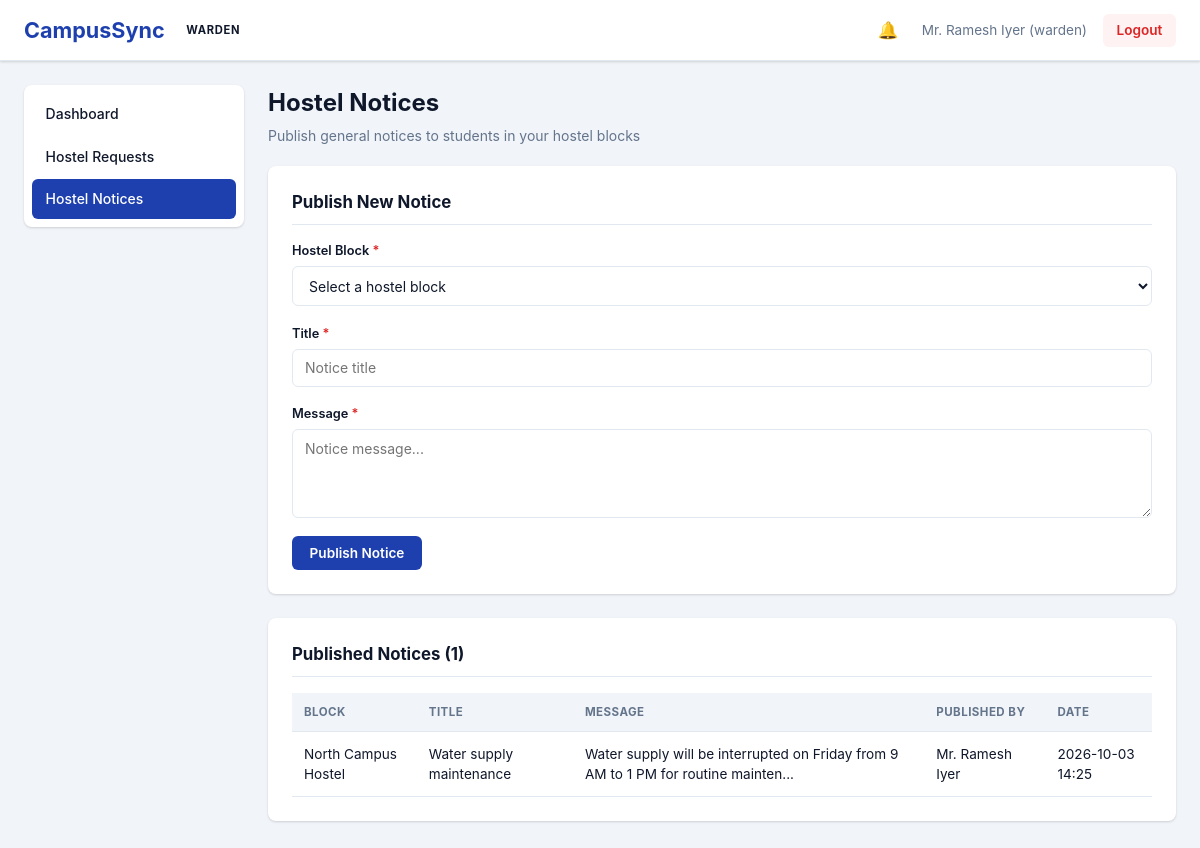
The page /warden/notices (signed in) on the database as committed earlier.
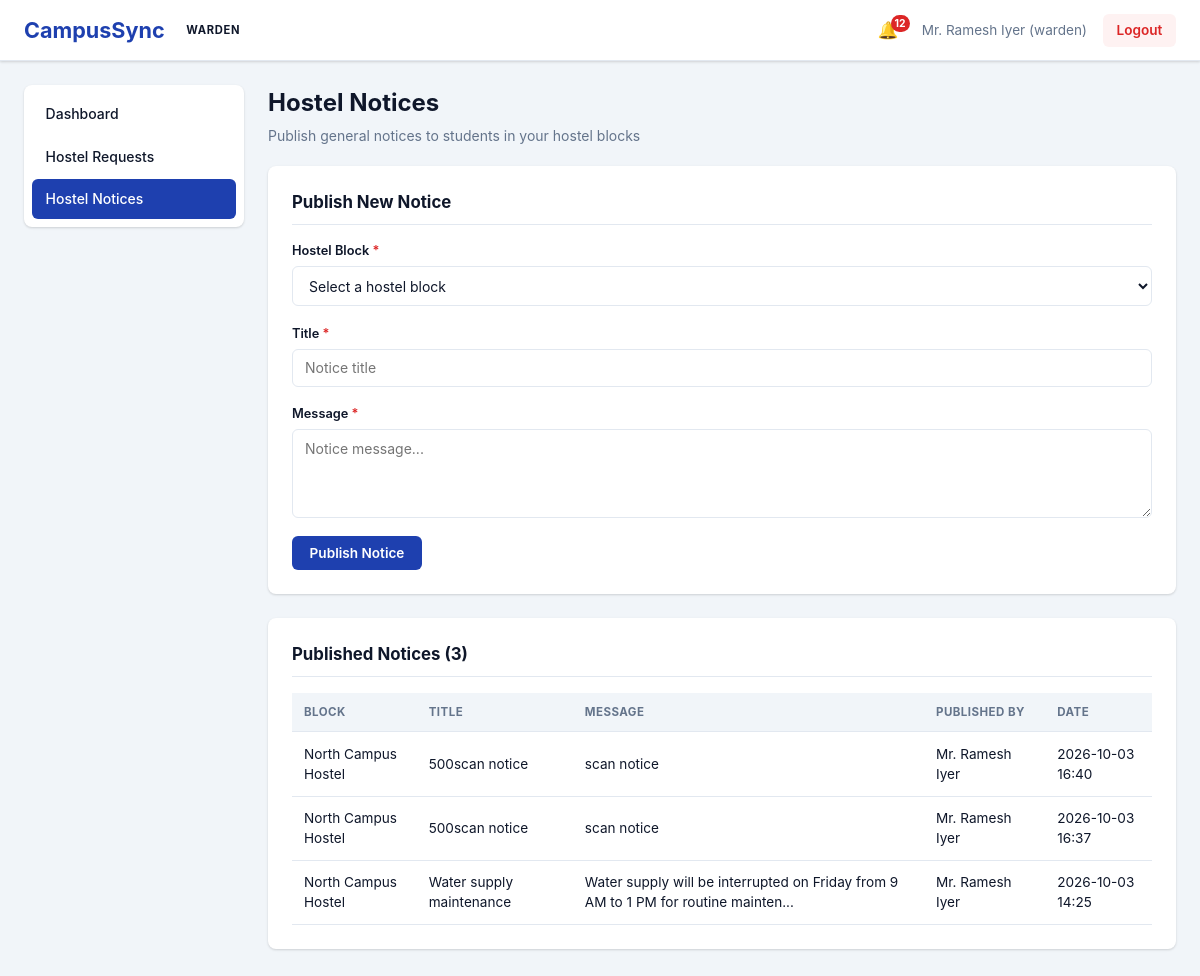
The same page on the database as committed later.
### models.py (models this page shows, shortened)
class HostelNotice(db.Model):
    __tablename__ = 'hostel_notices'
    id = db.Column(db.Integer, primary_key=True)
    hostel_block_id = db.Column(db.Integer, db.ForeignKey('hostel_blocks.id'), nullable=False)
    title = db.Column(db.String(200), nullable=False)
    message = db.Column(db.Text, nullable=False)
    created_by_id = db.Column(db.Integer, db.ForeignKey('users.id'), nullable=True)
    created_at = db.Column(db.DateTime, default=datetime.utcnow)
    block = db.relationship('HostelBlock', lazy=True)
    created_by = db.relationship('User', lazy=True)

class HostelBlock(db.Model):
    __tablename__ = 'hostel_blocks'
    id = db.Column(db.Integer, primary_key=True)
    name = db.Column(db.String(100), unique=True, nullable=False)
    code = db.Column(db.String(20), unique=True)
    warden_id = db.Column(db.Integer, db.ForeignKey('users.id'), nullable=True)
    total_rooms = db.Column(db.Integer, default=0)
    description = db.Column(db.Text)
    is_active = db.Column(db.Boolean, default=True)
    created_at = db.Column(db.DateTime, default=datetime.utcnow)
    warden = db.relationship('User', foreign_keys=[warden_id], backref='warden_of_blocks')

class User(db.Model):
    __tablename__ = 'users'
    id = db.Column(db.Integer, primary_key=True)
    username = db.Column(db.String(80), unique=True, nullable=False)
    password_hash = db.Column(db.String(120), nullable=False)
    role = db.Column(db.String(20), nullable=False)  # student|warden|staff|lostfound|admin
    full_name = db.Column(db.String(100), nullable=False)
    email = db.Column(db.String(120), unique=True, nullable=False)
    created_at = db.Column(db.DateTime, default=datetime.utcnow)
    phone = db.Column(db.String(20))
    department_id = db.Column(db.Integer, db.ForeignKey('departments.id'), nullable=True)
    is_active = db.Column(db.Boolean, default=True)
    failed_login_attempts = db.Column(db.Integer, default=0)
    locked_until = db.Column(db.DateTime)
    last_login_at = db.Column(db.DateTime)
    complaints = db.relationship('Complaint', backref='student', lazy=True,
                                foreign_keys='Complaint.student_id')
    hostel_requests = db.relationship('HostelRequest', backref='student', lazy=True,
                                      foreign_keys='HostelRequest.student_id')
    notifications = db.relationship('Notification', backref='user', lazy=True)

### routes/warden.py (the view, shortened to what this page needs)
@warden_bp.route('/notices', methods=['GET', 'POST'])
@warden_required
def notices():
    user = current_user()
    blocks = my_blocks(user)
    ids = [b.id for b in blocks]
    all_notices = HostelNotice.query.filter(
        HostelNotice.hostel_block_id.in_(ids)).order_by(
        HostelNotice.created_at.desc()).all() if ids else []
    return render_template('warden/notices.html', notices=all_notices, blocks=blocks,
                           unread_notifications=unread_count(user.id))

### routes/warden.py (called while the page is built)
def my_blocks(user):
    if user.role == 'admin':
        return HostelBlock.query.filter_by(is_active=True).order_by(HostelBlock.name).all()
    return HostelBlock.query.filter_by(warden_id=user.id, is_active=True).order_by(
        HostelBlock.name).all()

### security.py (called while the page is built)
def current_user():
    user_id = session.get('user_id')
    if not user_id:
        return None
    return db.session.get(User, user_id)

def unread_count(user_id):
    return Notification.query.filter_by(user_id=user_id, is_read=False).count()

### templates/warden/notices.html (shortened to what this page needs)
{% extends 'base.html' %}
{% block content %}
<div class='page-container'>
    <div class='page-header'>
        <h2>Hostel Notices</h2>
        <p>Publish general notices to students in your hostel blocks</p>
    </div>
    {% if blocks %}
    <form method='POST' class='form-card' novalidate>
        <h3>Publish New Notice</h3>
        <div class='form-group'>
            <label for='hostel_block_id'>Hostel Block <span class='required'>*</span></label>
            <select id='hostel_block_id' name='hostel_block_id'>
                <option value=''>Select a hostel block</option>
            </select>
        </div>
        <div class='form-group'>
            <label for='title'>Title <span class='required'>*</span></label>
            <input type='text' id='title' name='title' maxlength='200' placeholder='Notice title'>
        </div>
        <div class='form-group'>
            <label for='message'>Message <span class='required'>*</span></label>
            <textarea id='message' name='message' rows='4' maxlength='2000'
                      placeholder='Notice message...'></textarea>
        </div>
        <button type='submit' class='btn btn-primary'>Publish Notice</button>
    </form>
    {% else %}
    <div class='form-card'>
        <p class='empty-state'>No hostel blocks are assigned to you, so you cannot publish notices yet.</p>
    </div>
    {% endif %}
    <div class='table-card'>
        <h3>Published Notices ({{ notices|length }})</h3>
        {% if notices %}
        <div class='table-responsive'>
            <table class='data-table'>
                <thead><tr><th>Block</th><th>Title</th><th>Message</th><th>Published By</th><th>Date</th></tr></thead>
                <tbody>
                    {% for n in notices %}
                    <tr>
                        <td>{{ n.block.name }}</td>
                        <td>{{ n.title }}</td>
                        <td>{{ n.message[:80] }}{% if n.message|length > 80 %}...{% endif %}</td>
                        <td>{{ n.created_by.full_name if n.created_by else 'N/A' }}</td>
                        <td>{{ n.created_at.strftime('%Y-%m-%d %H:%M') if n.created_at else 'N/A' }}</td>
                    </tr>
                    {% endfor %}
                </tbody>
            </table>
        </div>
        {% else %}
        <p class='empty-state'>No notices published yet.</p>
        {% endif %}
    </div>
</div>
{% endblock %}

### templates/base.html (shortened to what this page needs)
<!DOCTYPE html>
<html lang='en'>
<head>
    <link rel='stylesheet' href='{{ url_for('static', filename='css/style.css') }}'>
</head>
<body data-guard-exit="{{ 'true' if request.endpoint in ('student.dashboard', 'warden.dashboard', 'staff.dashboard', 'lostfound.dashboard', 'admin.dashboard') else 'false' }}" data-logout-url="{{ url_for('auth.logout') }}">
    <div class='app-container'>
        {% if session.user_id %}
        <header class='header'>
            <div class='header-left'>
                <h1 class='logo'>CampusSync</h1>
                <span class='role-badge {{ session.role }}'>{{ session.role }}</span>
            </div>
            <div class='header-right'>
                <a href='{{ url_for('student.notifications') if session.role == 'student' else url_for('admin.notifications') if session.role == 'admin' else '#' }}'
                   class='notification-indicator {% if unread_notifications|default(0) > 0 %}has-unread{% endif %}'>
                    <span class='bell'>🔔</span>
                    {% if unread_notifications|default(0) > 0 %}
                        <span class='badge'>{{ unread_notifications }}</span>
                    {% endif %}
                </a>
                <span class='user-info'>{{ session.full_name }} ({{ session.username }})</span>
                <a href='{{ url_for('auth.logout') }}' class='btn btn-logout'>Logout</a>
            </div>
        </header>
        <div class='main-container'>
            <nav class='sidebar'>
                <ul class='nav-menu'>
                    {% if session.role == 'student' %}
                    <li><a href='{{ url_for('student.dashboard') }}' class='nav-link {% if request.endpoint == 'student.dashboard' %}active{% endif %}'>Dashboard</a></li>
                    <li><a href='{{ url_for('student.register_complaint') }}' class='nav-link {% if request.endpoint == 'student.register_complaint' %}active{% endif %}'>Register Complaint</a></li>
                    <li><a href='{{ url_for('student.track_complaint') }}' class='nav-link {% if request.endpoint in ('student.track_complaint', 'student.complaint_detail') %}active{% endif %}'>Track Complaint</a></li>
                    <li><a href='{{ url_for('student.hostel') }}' class='nav-link {% if request.endpoint in ('student.hostel', 'student.hostel_request_detail') %}active{% endif %}'>My Hostel</a></li>
                    <li><a href='{{ url_for('student.hostel_request') }}' class='nav-link {% if request.endpoint == 'student.hostel_request' %}active{% endif %}'>Hostel Requests</a></li>
                    <li><a href='{{ url_for('student.lost_found') }}' class='nav-link {% if request.endpoint == 'student.lost_found' %}active{% endif %}'>Lost &amp; Found</a></li>
                    <li><a href='{{ url_for('student.notifications') }}' class='nav-link {% if request.endpoint == 'student.notifications' %}active{% endif %}'>Notifications</a></li>
                    {% elif session.role == 'warden' %}
                    <li><a href='{{ url_for('warden.dashboard') }}' class='nav-link {% if request.endpoint == 'warden.dashboard' %}active{% endif %}'>Dashboard</a></li>
                    <li><a href='{{ url_for('warden.requests') }}' class='nav-link {% if request.endpoint in ('warden.requests', 'warden.request_detail') %}active{% endif %}'>Hostel Requests</a></li>
                    <li><a href='{{ url_for('warden.notices') }}' class='nav-link {% if request.endpoint == 'warden.notices' %}active{% endif %}'>Hostel Notices</a></li>
                    {% endif %}
                </ul>
            </nav>
            <main class='content'>
                {% block content %}{% endblock %}
            </main>
        </div>
        {% else %}
            {% block login_content %}{% endblock %}
        {% endif %}
    </div>
</body>
</html>

Rows that differ between the two databases and show on the page:
added HostelNotice: block.name "North Campus Hostel", title "500scan notice", message "scan notice", created_by "Mr. Ramesh Iyer", created_at "2026-10-03 16:40"
added HostelNotice: block.name "North Campus Hostel", title "500scan notice", message "scan notice", created_by "Mr. Ramesh Iyer", created_at "2026-10-03 16:37"
Other text that changed with them:
{{ unread_notifications }}: (not shown) → "12"
{{ notices|length }}: "1" → "3"
